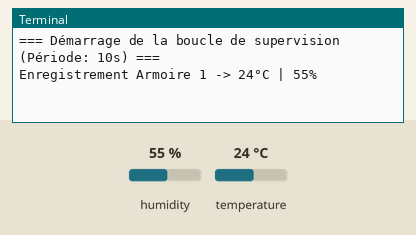
Recording of a program running on a simulated Raspberry Pi (BCM pin numbers). Shown: the last lines printed to the terminal. The test bench sets the inputs (shaded band); at power-on: humidity 55 %, temperature 24 °C. The clock reads 2024-03-15 10:24:30 at power-on unless the program sets it; files the program writes start out absent.

Above: at 1.2 s.
1.3 s: humidity set to 22 %
At 11.1 s:
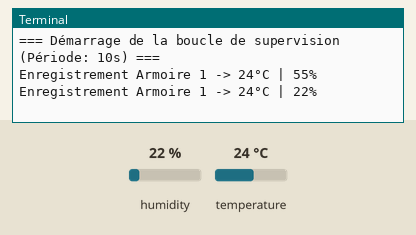
11.3 s: temperature set to 12 °C
At 21.1 s:
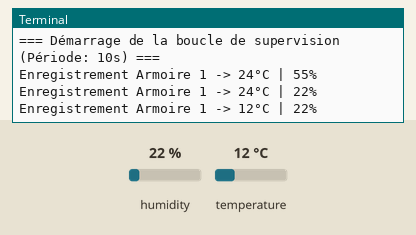
21.3 s: humidity set to 40 %
At 31.1 s:
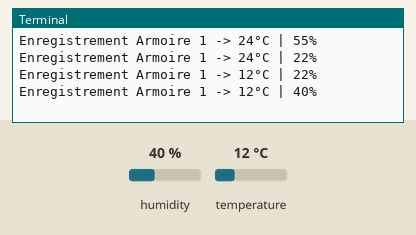
Timing chart, 0 to 32.6 s (numbered marks = the images above; inputs shaded):
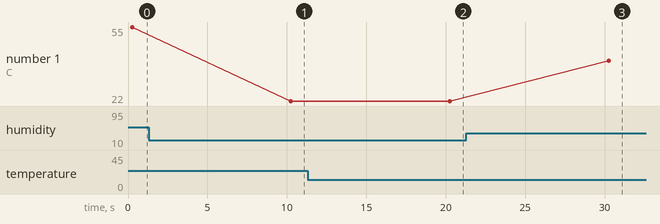

The program:

mesures.py
```python
#!/usr/bin/env python3

import sqlite3
import time
from datetime import datetime
import board
import adafruit_dht

# Configuration pour un seul capteur sur le GPIO 23
CONNEXIONS = {
    1: 23  # armoire_id -> broche GPIO
}

# Initialisation unique du capteur via la bibliothèque officielle
capteur_dht = adafruit_dht.DHT11(board.D23)

def lire_trame(pin_ignoree):
    """Lit les données du capteur de manière fiable via Adafruit."""
    temperature = capteur_dht.temperature
    humidite = capteur_dht.humidity

    if temperature is not None and humidite is not None:
        return temperature, humidite
    raise RuntimeError("Données lues vides")

def enregistrer_mesure(connexion, armoire_id, temperature, humidite):
    connexion.execute(
        "INSERT INTO Mesure (armoire_id, horodatage, temperature, humidite) "
        "VALUES (?, ?, ?, ?)",
        (armoire_id, datetime.now().isoformat(), temperature, humidite)
    )
    connexion.commit()

def boucle_mesure():

    connexion = sqlite3.connect("/home/pi/lou/supervision/temperatures.db")

    connexion.execute("""
        CREATE TABLE IF NOT EXISTS Mesure (
            armoire_id INTEGER,
            horodatage TEXT,
            temperature REAL,
            humidite REAL
        )
    """)

    print("=== Démarrage de la boucle de supervision (Période: 10s) ===")
    while True:
        debut = time.time()
        for armoire_id, pin in CONNEXIONS.items():
            try:
                temperature, humidite = lire_trame(pin)
                enregistrer_mesure(connexion, armoire_id, temperature, humidite)
                print(f"Enregistrement Armoire {armoire_id} -> {temperature}°C | {humidite}%")
            except Exception as e:
                pass

        duree_ecoulee = time.time() - debut
        temps_restant = 10.0 - duree_ecoulee

        if temps_restant > 0:
            time.sleep(temps_restant)

if __name__ == "__main__":
    try:
        boucle_mesure()
    except KeyboardInterrupt:
        capteur_dht.exit()
        print("\nProgramme arrêté.")
```

Measured:
- after the input at 1.3 s, the terminal: prints a new line after 9.0 s (image 1)
- after the input at 11.3 s, the terminal: prints a new line after 9.0 s (image 2)
- after the input at 21.3 s, the terminal: prints a new line after 9.0 s (image 3)
- plotted number 1: 55 → 22 after the input at 1.3 s, 22 → 40 after the input at 21.3 s
